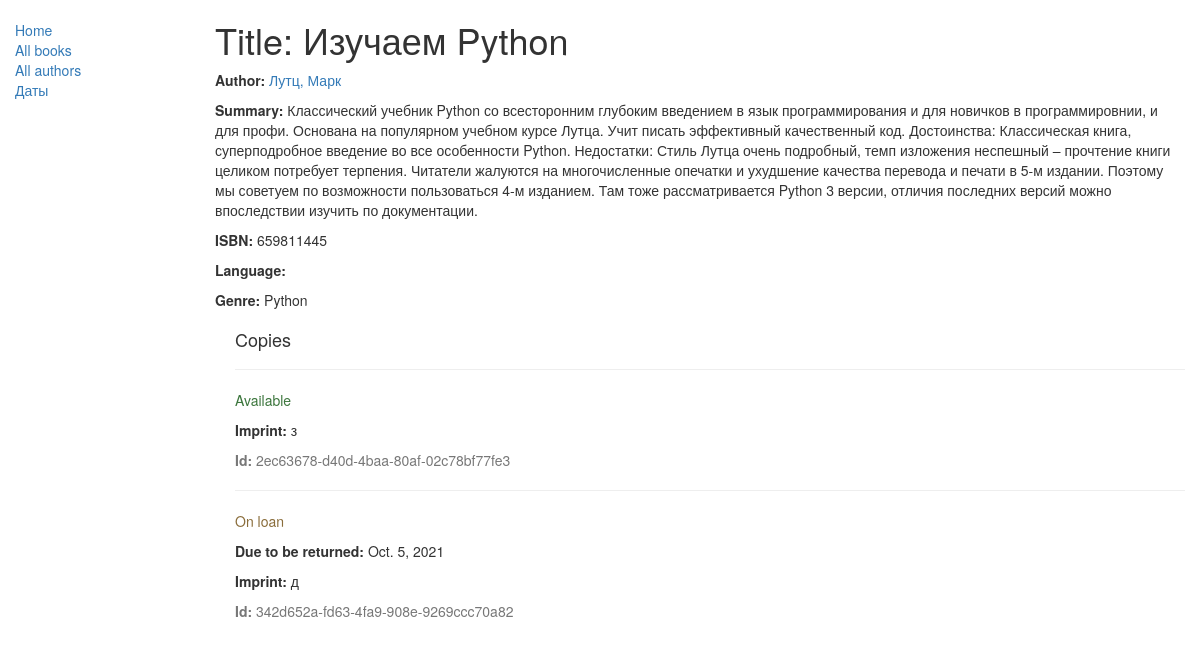
The app's page /catalog/book/4 with its own data.
### catalog/models.py (models this page shows, shortened)
class Book(models.Model):
    title = models.CharField(max_length=200)
    author = models.ForeignKey('Author', on_delete=models.SET_NULL, null=True)
    summary = models.TextField(max_length=1000, help_text="Enter a brief description of the book")
    isbn = models.CharField('ISBN', max_length=13,
                            help_text='13 Character <a href="https://www.isbn-international.org/content/what-isbn">ISBN number</a>')
    genre = models.ManyToManyField(Genre, help_text="Select a genre for this book")
    def display_genre(self):
        """
        Creates a string for the Genre. This is required to display genre in Admin.
        """
        return ', '.join([genre.name for genre in self.genre.all()[:3]])
    display_genre.short_description = 'Genre'

class Author(models.Model):
    first_name = models.CharField(max_length=100)
    last_name = models.CharField(max_length=100)
    date_of_birth = models.DateField(null=True, blank=True)
    date_of_death = models.DateField('Died', null=True, blank=True)
    def __str__(self):
        return '%s, %s' % (self.last_name, self.first_name)

class Genre(models.Model):
    name = models.CharField(max_length=200, help_text="Enter a book genre (e.g. Science Fiction, French Poetry etc.)")
    def __str__(self):
        return self.name

class BookInstance(models.Model):
    id = models.UUIDField(primary_key=True, default=uuid.uuid4,
                          help_text="Unique ID for this particular book across whole library")
    book = models.ForeignKey('Book', on_delete=models.SET_NULL, null=True)
    imprint = models.CharField(max_length=200)
    due_back = models.DateField(null=True, blank=True)
    LOAN_STATUS = (
        ('m', 'Maintenance'),
        ('o', 'On loan'),
        ('a', 'Available'),
        ('r', 'Reserved'),
    )
    status = models.CharField(max_length=1, choices=LOAN_STATUS, blank=True, default='m', help_text='Book availability')
    class Meta:
        ordering = ["due_back"]

### catalog/views.py (the view)
# urls.py: url(r'^book/(?P<pk>\d+)$', views.BookDetailView.as_view(), name='book-detail'),
class BookDetailView(generic.DetailView):
    model = Book

### catalog/templates/catalog/book_detail.html
{% extends "base_generic.html" %}
{% block content %}
    <h1>Title: {{ book.title }}</h1>
    <p><strong>Author:</strong> <a href="">{{ book.author }}</a></p>
    <p><strong>Summary:</strong> {{ book.summary }}</p>
    <p><strong>ISBN:</strong> {{ book.isbn }}</p>
    <p><strong>Language:</strong> {{ book.language }}</p>
    <p><strong>Genre:</strong> {% for genre in book.genre.all %}
        {{ genre }}{% if not forloop.last %}, {% endif %}{% endfor %}</p>
    <div style="margin-left:20px;margin-top:20px">
        <h4>Copies</h4>
        {% for copy in book.bookinstance_set.all %}
            <hr>
            <p class="{% if copy.status == 'a' %}text-success{% elif copy.status == 'd' %}text-danger{% else %}text-warning{% endif %}">{{ copy.get_status_display }}</p>
            {% if copy.status != 'a' %}<p><strong>Due to be returned:</strong> {{ copy.due_back }}</p>{% endif %}
            <p><strong>Imprint:</strong> {{ copy.imprint }}</p>
            <p class="text-muted"><strong>Id:</strong> {{ copy.id }}</p>
        {% endfor %}
    </div>
{% endblock %}

### records on screen
Book: title "Изучаем Python", author "Лутц, Марк", summary "Классический учебник Python со всесторонним глубоким введением в язык программирования и для новичков в программировнии, и для профи. Основана на популярном учебном курсе Лутца. Учит писать эффективный качественный код. Достоинства: Классическая книга, суперподробное введение во все особенности Python. Недостатки: Стиль Лутца очень подробный, темп изложения неспешный – прочтение книги целиком потребует терпения. Читатели жалуются на многочисленные опечатки и ухудшение качества перевода и печати в 5-м издании. Поэтому мы советуем по возможности пользоваться 4-м изданием. Там тоже рассматривается Python 3 версии, отличия последних версий можно впоследствии изучить по документации.", isbn "659811445"
Genre: name "Python"
BookInstance: status "Available", imprint "з", id "2ec63678-d40d-4baa-80af-02c78bf77fe3"
BookInstance: status "On loan", due_back "Oct. 5, 2021", imprint "д", id "342d652a-fd63-4fa9-908e-9269ccc70a82"
